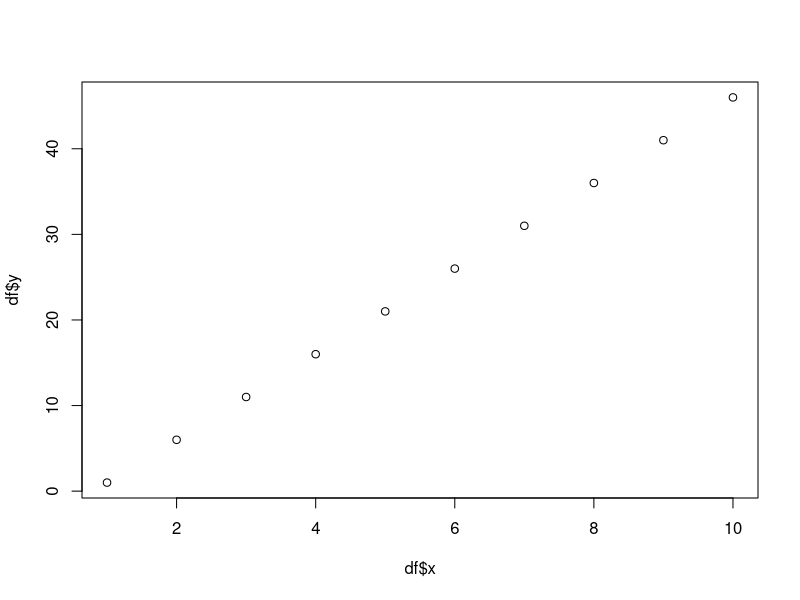

Here is the R script that generated this plot:
## ---- chunk 1
knitr::opts_chunk$set(echo = TRUE)
library(tidyverse)
library(ggplot2)
## ---- chunk 2
x<- seq(1, 10, 1)
y<- seq(1, 50, 5)

df<- as.data.frame(cbind(x, y))
plot(df$x, df$y)
## ---- chunk 3
sample<- read.csv('test_data.csv')
